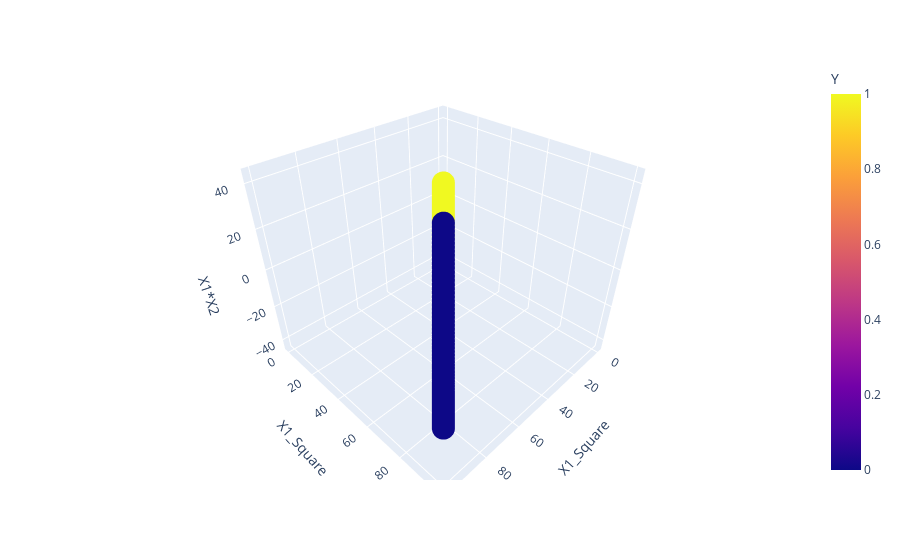

Notebook code cell kept with this figure:
### Code cell
fig = px.scatter_3d(df, x='X1_Square', y='X1_Square', z='X1*X2',color='Y')
fig.show()

### Figure 1 — Plotly figure (JSON) as saved in the notebook; plotly's stock layout.template omitted (floating-point values rounded to 4 significant figures; data arrays with more than 128 entries replaced by an {"elided": "..."} marker saying what was removed)
{"data": [{"hovertemplate": "X1_Square=%{y}<br>X1*X2=%{z}<br>Y=%{marker.color}<extra></extra>", "legendgroup": "", "marker": {"color": {"elided": "400 int values"}, "coloraxis": "coloraxis", "symbol": "circle"}, "mode": "markers", "name": "", "scene": "scene", "showlegend": false, "type": "scatter3d", "x": {"elided": "400 float values"}, "y": {"elided": "400 float values"}, "z": {"elided": "400 float values"}}], "layout": {"autosize": true, "coloraxis": {"colorbar": {"title": {"text": "Y"}}, "colorscale": [[0, "#0d0887"], [0.1111, "#46039f"], [0.2222, "#7201a8"], [0.3333, "#9c179e"], [0.4444, "#bd3786"], [0.5556, "#d8576b"], [0.6667, "#ed7953"], [0.7778, "#fb9f3a"], [0.8889, "#fdca26"], [1, "#f0f921"]]}, "legend": {"tracegroupgap": 0}, "margin": {"t": 60}, "scene": {"aspectmode": "auto", "aspectratio": {"x": 1.049, "y": 1.049, "z": 0.9086}, "camera": {"center": {"x": 0, "y": 0, "z": 0}, "eye": {"x": 1.224, "y": 1.224, "z": 1.224}, "projection": {"type": "perspective"}, "up": {"x": 0, "y": 0, "z": 1}}, "domain": {"x": [0, 1], "y": [0, 1]}, "xaxis": {"title": {"text": "X1_Square"}, "type": "linear"}, "yaxis": {"title": {"text": "X1_Square"}, "type": "linear"}, "zaxis": {"title": {"text": "X1*X2"}, "type": "linear"}}}}
